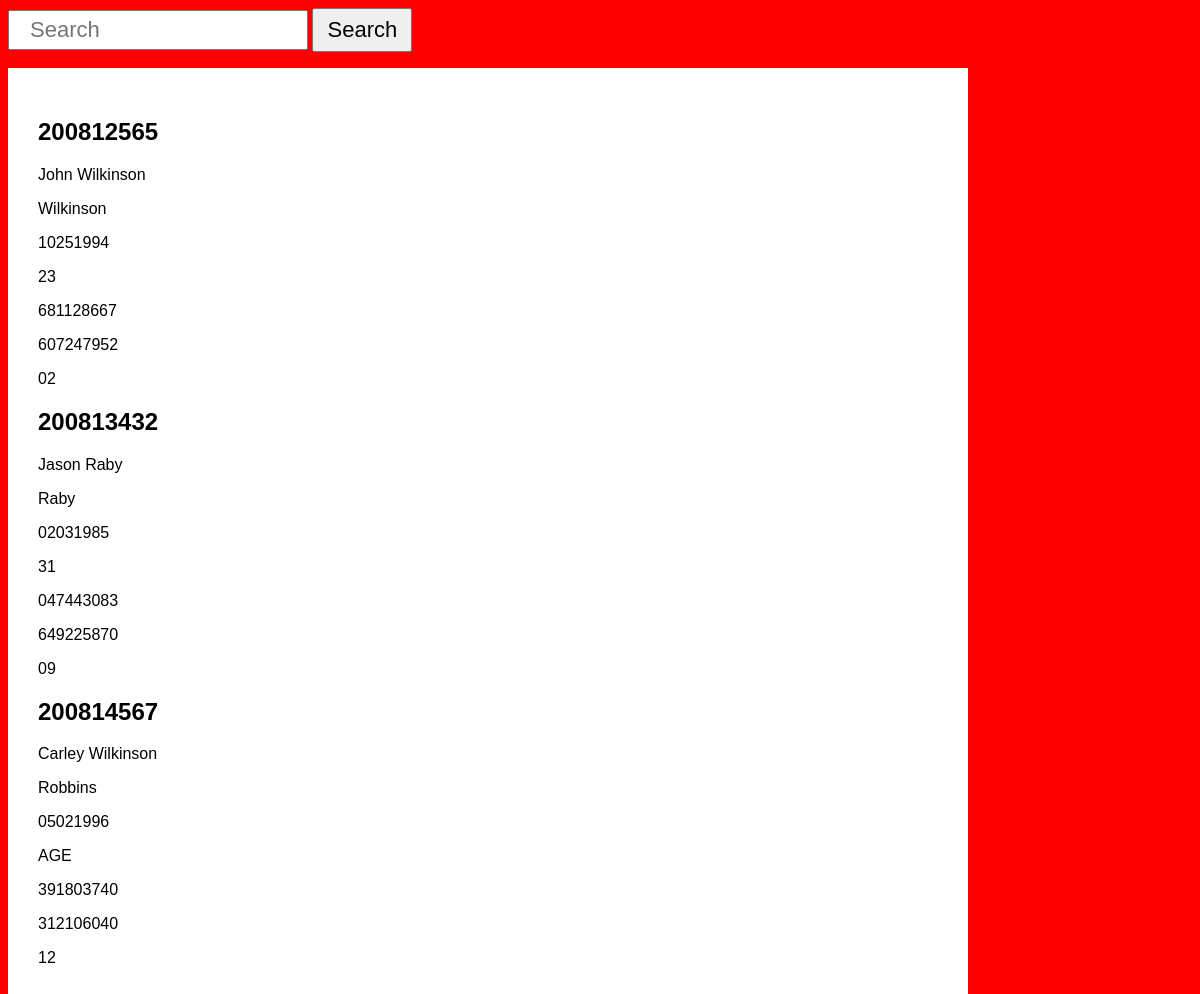
Before: /search.php with the older database file.
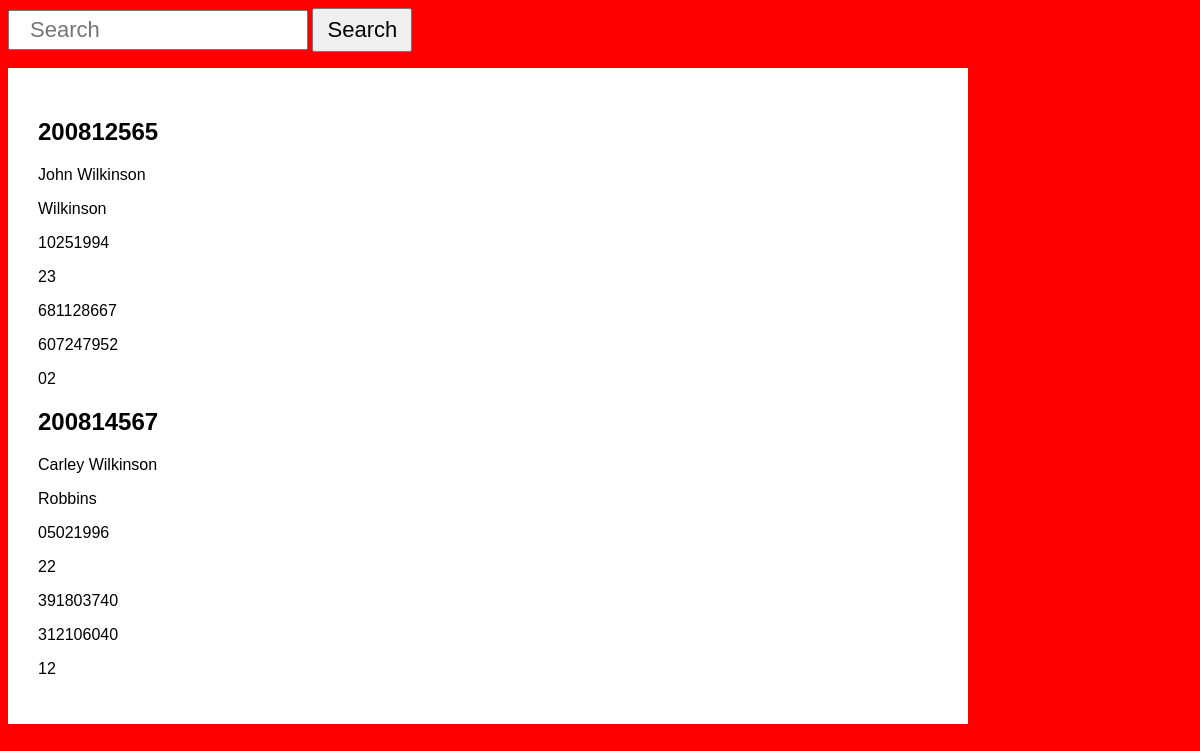
After: the same page with the newer database file.
### tables this page shows
CREATE TABLE Clients (
    CLI_ORG_ID varchar(9) NOT NULL,
    LAST_NAME varchar(15) NOT NULL,
    FIRST_NAME varchar(15) NOT NULL,
    MAID_NAME varchar(15) NULL,
    BIRTH_DATE varchar(8) NULL,
    AGE varchar(3) NULL,
    SS_NUMBER varchar(9) NOT NULL,
    STATE_ID varchar(9) NOT NULL,
    CLI_STATUS varchar(2) NOT NULL,
    PRIMARY KEY (CLI_ORG_ID)
);

### search.php (the view, shortened to what this page needs)
<?php
    include("DBH.php");
?>
<head>
  <link rel="stylesheet" type="text/css" href="search.css">
</head>
<body>
<form action = "searchClients.php" method ="POST";>
    <input type = "text" name="search" placeholder="Search">
    <button type ="submit" name = "submit-search">Search</button>
</form>
<div class ="article-container">
    <?php
        $sql = "Select *";
        $sql .="From Clients";
        $result = mysqli_query($conn,$sql);
        $queryResults = mysqli_num_rows($result);
        if($queryResults > 0){
            while($row = mysqli_fetch_assoc($result)){
                echo "<div class ='article-box'>
                    <h2> ".$row['CLI_ORG_ID']." </h2>
                    <p> ".$row['FIRST_NAME']." ".$row['LAST_NAME']." </p>
                    <p> ".$row['MAID_NAME']." </p>
                    <p> ".$row['BIRTH_DATE']." </p>
                    <p> ".$row['AGE']." </p>
                    <p> ".$row['SS_NUMBER']." </p>
                    <p> ".$row['STATE_ID']." </p>
                    <p> ".$row['CLI_STATUS']." </p>
                </div>";
            }
        }
        ?>
</body>

### search.css (style rules this page uses)
body { background-color: red; font-family: Arial, Helvetica, sans-serif; }
.article-container { width:900px; background-color: white; padding: 30px; }
input { padding: 0px 20px; width: 300px; height: 40px; font-size: 22px; }
button { width: 100px; height: 44px; font-size: 22px; }

Changed rows visible on the page:
removed clients: CLI_ORG_ID "200813432", FIRST_NAME "Jason", LAST_NAME "Raby", MAID_NAME "Raby", BIRTH_DATE "02031985", AGE "31", SS_NUMBER "047443083", STATE_ID "649225870", CLI_STATUS "09"
changed clients "Carley": AGE "AGE" → "22"
